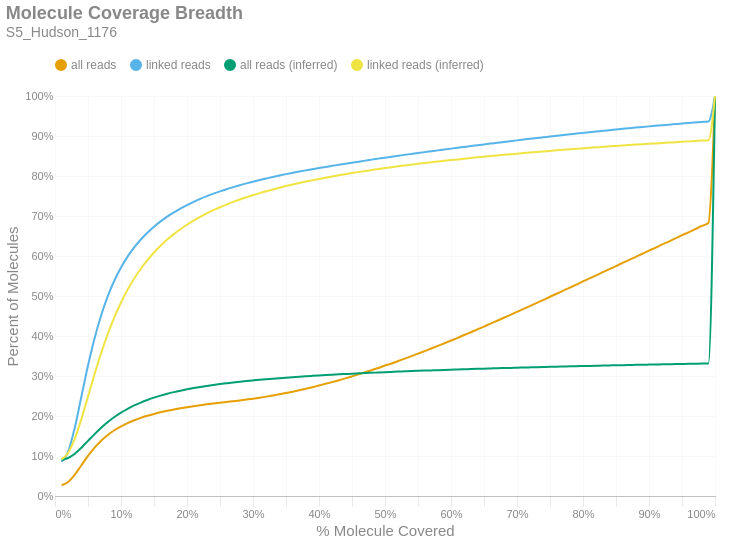

Source (notebook cell):
### Markdown cell above
### Molecule Read Coverage
This chart shows molecule coverage breadth as computed by the number of bases aligned to that molecule. In other words, "*how much of each unique long molecule is actually sequenced/aligned?*" Keep in mind there is a distinction between sequences and alignments, since some sequences belonging to a particular molecule may not align well and wouldn't appear in the alignment data. This chart also shows molecule coverage breadth as computed by the *inferred fragment* from which the aligned sequences originate. Unlike read coverage, this calculation takes into account the total insert size, including unsequenced gaps between the forward and reverse reads. Like the previous figures, these are cumulative percents.

### Code cell
if SKIPLR:
    print_html(f"Skipped")
else:
    binned_df = consolidated_hist(valids['coverage_bp'], mask, 0.01, True)
    binned_df_inf = consolidated_hist(valids['coverage_inserts'], mask, 0.01, True)
    binned_df = binned_df.with_columns(pl.lit(binned_df_inf['all reads (cumsum)']).alias('all reads (inferred)'))
    binned_df = binned_df.with_columns(pl.lit(binned_df_inf['linked reads (cumsum)']).alias('linked reads (inferred)'))
    binned_df = binned_df.with_columns(
        (pl.col('bin').cast(pl.Float64) + 0.01).alias('right_edge')
    )

    with SafeRender(binned_df):
        (
            density_plot(binned_df, 'Molecule Coverage Breadth', samplename, 'molcov', ['all reads (inferred)','linked reads (inferred)'])
            .encode(
                #x=alt.X('bin:Q', title="% Molecule Covered").axis(format = '%').scale(padding=0),
                x=alt.X('right_edge:Q', title="% Molecule Covered").axis(format='%').scale(padding=0),
                y=alt.Y('value:Q', title='Percent of Molecules')
                    .axis(format='%')
                    .stack(False)
                    .scale(domainMin=0, padding=0),
                color=alt.Color("key:N").scale(domain = ["all reads", "linked reads", "all reads (inferred)", "linked reads (inferred)"]),
                tooltip = [
                    alt.Tooltip("key:N", title = "Data Type"),
                    alt.Tooltip("range_label:N", title="% Molecule Covered"),
                    alt.Tooltip("value:Q", format = ".2%", title="% Molecules")
                ]
            )
        ).display()

### Figure 1 — Vega-Lite specification as saved in the notebook (floating-point values rounded to 4 significant figures)
{"width": "container", "height": 400, "config": {"title": {"anchor": "start", "dy": -15, "fontSize": 18, "color": "#888888", "subtitleColor": "#888888", "subtitleFontSize": 14}, "arc": {"fill": "#0072B2"}, "axis": {"domainColor": "#888888", "domainWidth": 0.5, "gridWidth": 0.2, "grid": false, "titleFontWeight": 400, "titleFontSize": 15, "labelFontSize": 11, "labelColor": "#888888", "tickColor": "#888888", "tickWidth": 0.2, "titleColor": "#888888"}, "axisBand": {"grid": false}, "axisX": {"grid": true, "tickSize": 10, "domainCap": "round"}, "axisY": {"domain": false, "grid": true, "tickSize": 0, "domainCap": "round"}, "background": "transparent", "header": {"labelFontSize": 15, "labelColor": "#888888", "titleFontSize": 15, "titleFontWeight": 600, "titleColor": "#888888"}, "legend": {"labelFont": "sans-serif", "labelFontSize": 12, "labelColor": "#888888", "symbolSize": 100, "symbolType": "circle", "titleFontSize": 12, "titlePadding": 10, "titleColor": "#888888", "title": null, "orient": "top"}, "range": {"category": ["#E69F00", "#56B4E9", "#009E73", "#F0E442", "#0072B2", "#D55E00", "#CC79A7", "#000000"], "diverging": ["#cfe8f3", "#a2d4ec", "#73bfe2", "#46abdb", "#1696d2", "#12719e"]}, "area": {"fill": "#0072B2", "fillOpacity": 0.7, "line": true, "strokeOpacity": 0.7}, "line": {"color": "#0072B2", "stroke": "#0072B2", "strokeWidth": 2}, "trail": {"color": "#0072B2", "stroke": "#0072B2", "strokeWidth": 0, "size": 1}, "point": {"filled": true, "fillOpacity": 1.0, "size": 95}, "text": {"color": "#888888", "fontSize": 11, "align": "right", "fontWeight": 400, "size": 11}, "bar": {"fill": "#0072B2", "stroke": null}, "view": {"stroke": null, "continuousWidth": 660, "continuousHeight": 400}}, "data": {"name": "data-5b6fa8b7fe46fcb26b722cd27d2383a2"}, "mark": {"type": "line", "interpolate": "monotone", "point": {"opacity": 0, "size": 275}}, "encoding": {"color": {"field": "key", "scale": {"domain": ["all reads", "linked reads", "all reads (inferred)", "linked reads (inferred)"]}, "type": "nominal"}, "tooltip": [{"field": "key", "title": "Data Type", "type": "nominal"}, {"field": "range_label", "title": "% Molecule Covered", "type": "nominal"}, {"field": "value", "format": ".2%", "title": "% Molecules", "type": "quantitative"}], "x": {"axis": {"format": "%"}, "field": "right_edge", "scale": {"padding": 0}, "title": "% Molecule Covered", "type": "quantitative"}, "y": {"axis": {"format": "%"}, "field": "value", "scale": {"domainMin": 0, "padding": 0}, "stack": false, "title": "Percent of Molecules", "type": "quantitative"}}, "params": [{"name": "param_c36ac31b6afebe62", "select": {"type": "point", "fields": ["key"]}, "bind": "legend"}], "title": {"text": "Molecule Coverage Breadth", "subtitle": "S5_Hudson_1176"}, "transform": [{"fold": ["all reads (cumsum)", "linked reads (cumsum)", "all reads (inferred)", "linked reads (inferred)"]}, {"calculate": "replace(datum.key, ' (cumsum)', '')", "as": "key"}, {"filter": {"param": "param_c36ac31b6afebe62"}}], "usermeta": {"embedOptions": {"downloadFileName": "S5_Hudson_1176.molcov"}}, "$schema": "https://vega.github.io/schema/vega-lite/v6.1.0.json", "datasets": {"data-5b6fa8b7fe46fcb26b722cd27d2383a2": [{"bin": "0.0", "interval": "0.0-0.01", "all reads": 0.02687, "linked reads": 0.08522, "all reads (cumsum)": 0.02687, "linked reads (cumsum)": 0.08522, "range_label": "0.0-0.01", "all reads (inferred)": 0.08957, "linked reads (inferred)": 0.09146, "right_edge": 0.01}, {"bin": "0.01", "interval": "0.01-0.02", "all reads": 0.008011, "linked reads": 0.02564, "all reads (cumsum)": 0.03489, "linked reads (cumsum)": 0.1109, "range_label": "0.01-0.02", "all reads (inferred)": 0.09496, "linked reads (inferred)": 0.1082, "right_edge": 0.02}, {"bin": "0.02", "interval": "0.02-0.03", "all reads": 0.01835, "linked reads": 0.06013, "all reads (cumsum)": 0.05324, "linked reads (cumsum)": 0.171, "range_label": "0.02-0.03", "all reads (inferred)": 0.1058, "linked reads (inferred)": 0.1432, "right_edge": 0.03}, {"bin": "0.03", "interval": "0.03-0.04", "all reads": 0.02359, "linked reads": 0.07784, "all reads (cumsum)": 0.07682, "linked reads (cumsum)": 0.2488, "range_label": "0.03-0.04", "all reads (inferred)": 0.1208, "linked reads (inferred)": 0.1927, "right_edge": 0.04}, {"bin": "0.04", "interval": "0.04-0.05", "all reads": 0.02336, "linked reads": 0.07728, "all reads (cumsum)": 0.1002, "linked reads (cumsum)": 0.3261, "range_label": "0.04-0.05", "all reads (inferred)": 0.1377, "linked reads (inferred)": 0.2488, "right_edge": 0.05}, {"bin": "0.05", "interval": "0.05-0.06", "all reads": 0.02059, "linked reads": 0.06825, "all reads (cumsum)": 0.1208, "linked reads (cumsum)": 0.3944, "range_label": "0.05-0.06", "all reads (inferred)": 0.1546, "linked reads (inferred)": 0.3049, "right_edge": 0.06}, {"bin": "0.06", "interval": "0.06-0.07", "all reads": 0.01739, "linked reads": 0.05764, "all reads (cumsum)": 0.1382, "linked reads (cumsum)": 0.452, "range_label": "0.06-0.07", "all reads (inferred)": 0.1704, "linked reads (inferred)": 0.3574, "right_edge": 0.07}, {"bin": "0.07", "interval": "0.07-0.08", "all reads": 0.01432, "linked reads": 0.04751, "all reads (cumsum)": 0.1525, "linked reads (cumsum)": 0.4995, "range_label": "0.07-0.08", "all reads (inferred)": 0.1848, "linked reads (inferred)": 0.4052, "right_edge": 0.08}, {"bin": "0.08", "interval": "0.08-0.09", "all reads": 0.01186, "linked reads": 0.03923, "all reads (cumsum)": 0.1644, "linked reads (cumsum)": 0.5387, "range_label": "0.08-0.09", "all reads (inferred)": 0.1974, "linked reads (inferred)": 0.4472, "right_edge": 0.09}, {"bin": "0.09", "interval": "0.09-0.1", "all reads": 0.0098, "linked reads": 0.0324, "all reads (cumsum)": 0.1742, "linked reads (cumsum)": 0.5711, "range_label": "0.09-0.1", "all reads (inferred)": 0.2083, "linked reads (inferred)": 0.4838, "right_edge": 0.1}, {"bin": "0.1", "interval": "0.1-0.11", "all reads": 0.008239, "linked reads": 0.02718, "all reads (cumsum)": 0.1824, "linked reads (cumsum)": 0.5983, "range_label": "0.1-0.11", "all reads (inferred)": 0.218, "linked reads (inferred)": 0.516, "right_edge": 0.11}, {"bin": "0.11", "interval": "0.11-0.12", "all reads": 0.006992, "linked reads": 0.02303, "all reads (cumsum)": 0.1894, "linked reads (cumsum)": 0.6214, "range_label": "0.11-0.12", "all reads (inferred)": 0.2263, "linked reads (inferred)": 0.5438, "right_edge": 0.12}, {"bin": "0.12", "interval": "0.12-0.13", "all reads": 0.006063, "linked reads": 0.01995, "all reads (cumsum)": 0.1954, "linked reads (cumsum)": 0.6413, "range_label": "0.12-0.13", "all reads (inferred)": 0.2336, "linked reads (inferred)": 0.5681, "right_edge": 0.13}, {"bin": "0.13", "interval": "0.13-0.14", "all reads": 0.005186, "linked reads": 0.01699, "all reads (cumsum)": 0.2006, "linked reads (cumsum)": 0.6583, "range_label": "0.13-0.14", "all reads (inferred)": 0.2401, "linked reads (inferred)": 0.5895, "right_edge": 0.14}, {"bin": "0.14", "interval": "0.14-0.15", "all reads": 0.004577, "linked reads": 0.01499, "all reads (cumsum)": 0.2052, "linked reads (cumsum)": 0.6733, "range_label": "0.14-0.15", "all reads (inferred)": 0.2458, "linked reads (inferred)": 0.6087, "right_edge": 0.15}, {"bin": "0.15", "interval": "0.15-0.16", "all reads": 0.004067, "linked reads": 0.01322, "all reads (cumsum)": 0.2093, "linked reads (cumsum)": 0.6865, "range_label": "0.15-0.16", "all reads (inferred)": 0.2509, "linked reads (inferred)": 0.6257, "right_edge": 0.16}, {"bin": "0.16", "interval": "0.16-0.17", "all reads": 0.003663, "linked reads": 0.01187, "all reads (cumsum)": 0.2129, "linked reads (cumsum)": 0.6984, "range_label": "0.16-0.17", "all reads (inferred)": 0.2555, "linked reads (inferred)": 0.6409, "right_edge": 0.17}, {"bin": "0.17", "interval": "0.17-0.18", "all reads": 0.003303, "linked reads": 0.01061, "all reads (cumsum)": 0.2162, "linked reads (cumsum)": 0.709, "range_label": "0.17-0.18", "all reads (inferred)": 0.2596, "linked reads (inferred)": 0.6547, "right_edge": 0.18}, {"bin": "0.18", "interval": "0.18-0.19", "all reads": 0.00304, "linked reads": 0.009687, "all reads (cumsum)": 0.2193, "linked reads (cumsum)": 0.7187, "range_label": "0.18-0.19", "all reads (inferred)": 0.2633, "linked reads (inferred)": 0.6669, "right_edge": 0.19}, {"bin": "0.19", "interval": "0.19-0.2", "all reads": 0.002779, "linked reads": 0.00878, "all reads (cumsum)": 0.2221, "linked reads (cumsum)": 0.7275, "range_label": "0.19-0.2", "all reads (inferred)": 0.2667, "linked reads (inferred)": 0.6782, "right_edge": 0.2}, {"bin": "0.2", "interval": "0.2-0.21", "all reads": 0.002563, "linked reads": 0.007976, "all reads (cumsum)": 0.2246, "linked reads (cumsum)": 0.7354, "range_label": "0.2-0.21", "all reads (inferred)": 0.2698, "linked reads (inferred)": 0.6884, "right_edge": 0.21}, {"bin": "0.21", "interval": "0.21-0.22", "all reads": 0.002397, "linked reads": 0.007367, "all reads (cumsum)": 0.227, "linked reads (cumsum)": 0.7428, "range_label": "0.21-0.22", "all reads (inferred)": 0.2726, "linked reads (inferred)": 0.6978, "right_edge": 0.22}, {"bin": "0.22", "interval": "0.22-0.23", "all reads": 0.002244, "linked reads": 0.006758, "all reads (cumsum)": 0.2293, "linked reads (cumsum)": 0.7496, "range_label": "0.22-0.23", "all reads (inferred)": 0.2753, "linked reads (inferred)": 0.7065, "right_edge": 0.23}, {"bin": "0.23", "interval": "0.23-0.24", "all reads": 0.002094, "linked reads": 0.006241, "all reads (cumsum)": 0.2314, "linked reads (cumsum)": 0.7558, "range_label": "0.23-0.24", "all reads (inferred)": 0.2777, "linked reads (inferred)": 0.7145, "right_edge": 0.24}, {"bin": "0.24", "interval": "0.24-0.25", "all reads": 0.001997, "linked reads": 0.005757, "all reads (cumsum)": 0.2334, "linked reads (cumsum)": 0.7616, "range_label": "0.24-0.25", "all reads (inferred)": 0.2799, "linked reads (inferred)": 0.7218, "right_edge": 0.25}, {"bin": "0.25", "interval": "0.25-0.26", "all reads": 0.001905, "linked reads": 0.005428, "all reads (cumsum)": 0.2353, "linked reads (cumsum)": 0.767, "range_label": "0.25-0.26", "all reads (inferred)": 0.2819, "linked reads (inferred)": 0.7287, "right_edge": 0.26}, {"bin": "0.26", "interval": "0.26-0.27", "all reads": 0.001862, "linked reads": 0.005049, "all reads (cumsum)": 0.2371, "linked reads (cumsum)": 0.772, "range_label": "0.26-0.27", "all reads (inferred)": 0.2839, "linked reads (inferred)": 0.7353, "right_edge": 0.27}, {"bin": "0.27", "interval": "0.27-0.28", "all reads": 0.001922, "linked reads": 0.004896, "all reads (cumsum)": 0.239, "linked reads (cumsum)": 0.7769, "range_label": "0.27-0.28", "all reads (inferred)": 0.2858, "linked reads (inferred)": 0.7413, "right_edge": 0.28}, {"bin": "0.28", "interval": "0.28-0.29", "all reads": 0.002041, "linked reads": 0.00457, "all reads (cumsum)": 0.2411, "linked reads (cumsum)": 0.7815, "range_label": "0.28-0.29", "all reads (inferred)": 0.2875, "linked reads (inferred)": 0.7469, "right_edge": 0.29}, {"bin": "0.29", "interval": "0.29-0.3", "all reads": 0.00225, "linked reads": 0.004354, "all reads (cumsum)": 0.2433, "linked reads (cumsum)": 0.7858, "range_label": "0.29-0.3", "all reads (inferred)": 0.289, "linked reads (inferred)": 0.7521, "right_edge": 0.3}, {"bin": "0.3", "interval": "0.3-0.31", "all reads": 0.002473, "linked reads": 0.004126, "all reads (cumsum)": 0.2458, "linked reads (cumsum)": 0.79, "range_label": "0.3-0.31", "all reads (inferred)": 0.2906, "linked reads (inferred)": 0.7572, "right_edge": 0.31}, {"bin": "0.31", "interval": "0.31-0.32", "all reads": 0.002625, "linked reads": 0.003874, "all reads (cumsum)": 0.2484, "linked reads (cumsum)": 0.7938, "range_label": "0.31-0.32", "all reads (inferred)": 0.292, "linked reads (inferred)": 0.7619, "right_edge": 0.32}, {"bin": "0.32", "interval": "0.32-0.33", "all reads": 0.002871, "linked reads": 0.003795, "all reads (cumsum)": 0.2513, "linked reads (cumsum)": 0.7976, "range_label": "0.32-0.33", "all reads (inferred)": 0.2933, "linked reads (inferred)": 0.7664, "right_edge": 0.33}, {"bin": "0.33", "interval": "0.33-0.34", "all reads": 0.003, "linked reads": 0.003618, "all reads (cumsum)": 0.2543, "linked reads (cumsum)": 0.8013, "range_label": "0.33-0.34", "all reads (inferred)": 0.2947, "linked reads (inferred)": 0.7707, "right_edge": 0.34}, {"bin": "0.34", "interval": "0.34-0.35", "all reads": 0.003238, "linked reads": 0.003427, "all reads (cumsum)": 0.2575, "linked reads (cumsum)": 0.8047, "range_label": "0.34-0.35", "all reads (inferred)": 0.2959, "linked reads (inferred)": 0.7748, "right_edge": 0.35}, {"bin": "0.35", "interval": "0.35-0.36", "all reads": 0.003291, "linked reads": 0.003181, "all reads (cumsum)": 0.2608, "linked reads (cumsum)": 0.8079, "range_label": "0.35-0.36", "all reads (inferred)": 0.2971, "linked reads (inferred)": 0.7787, "right_edge": 0.36}, {"bin": "0.36", "interval": "0.36-0.37", "all reads": 0.003567, "linked reads": 0.003131, "all reads (cumsum)": 0.2644, "linked reads (cumsum)": 0.811, "range_label": "0.36-0.37", "all reads (inferred)": 0.2982, "linked reads (inferred)": 0.7825, "right_edge": 0.37}, {"bin": "0.37", "interval": "0.37-0.38", "all reads": 0.003754, "linked reads": 0.003059, "all reads (cumsum)": 0.2682, "linked reads (cumsum)": 0.8141, "range_label": "0.37-0.38", "all reads (inferred)": 0.2993, "linked reads (inferred)": 0.7861, "right_edge": 0.38}, {"bin": "0.38", "interval": "0.38-0.39", "all reads": 0.00394, "linked reads": 0.003015, "all reads (cumsum)": 0.2721, "linked reads (cumsum)": 0.8171, "range_label": "0.38-0.39", "all reads (inferred)": 0.3003, "linked reads (inferred)": 0.7895, "right_edge": 0.39}, {"bin": "0.39", "interval": "0.39-0.4", "all reads": 0.004167, "linked reads": 0.002906, "all reads (cumsum)": 0.2763, "linked reads (cumsum)": 0.82, "range_label": "0.39-0.4", "all reads (inferred)": 0.3013, "linked reads (inferred)": 0.7927, "right_edge": 0.4}, {"bin": "0.4", "interval": "0.4-0.41", "all reads": 0.004136, "linked reads": 0.002707, "all reads (cumsum)": 0.2804, "linked reads (cumsum)": 0.8227, "range_label": "0.4-0.41", "all reads (inferred)": 0.3023, "linked reads (inferred)": 0.7959, "right_edge": 0.41}, {"bin": "0.41", "interval": "0.41-0.42", "all reads": 0.004331, "linked reads": 0.002679, "all reads (cumsum)": 0.2847, "linked reads (cumsum)": 0.8254, "range_label": "0.41-0.42", "all reads (inferred)": 0.3032, "linked reads (inferred)": 0.799, "right_edge": 0.42}, {"bin": "0.42", "interval": "0.42-0.43", "all reads": 0.004638, "linked reads": 0.00271, "all reads (cumsum)": 0.2894, "linked reads (cumsum)": 0.8281, "range_label": "0.42-0.43", "all reads (inferred)": 0.3041, "linked reads (inferred)": 0.8019, "right_edge": 0.43}, {"bin": "0.43", "interval": "0.43-0.44", "all reads": 0.004709, "linked reads": 0.002642, "all reads (cumsum)": 0.2941, "linked reads (cumsum)": 0.8307, "range_label": "0.43-0.44", "all reads (inferred)": 0.305, "linked reads (inferred)": 0.8047, "right_edge": 0.44}, {"bin": "0.44", "interval": "0.44-0.45", "all reads": 0.004976, "linked reads": 0.002582, "all reads (cumsum)": 0.299, "linked reads (cumsum)": 0.8333, "range_label": "0.44-0.45", "all reads (inferred)": 0.3058, "linked reads (inferred)": 0.8074, "right_edge": 0.45}, {"bin": "0.45", "interval": "0.45-0.46", "all reads": 0.005071, "linked reads": 0.002542, "all reads (cumsum)": 0.3041, "linked reads (cumsum)": 0.8358, "range_label": "0.45-0.46", "all reads (inferred)": 0.3066, "linked reads (inferred)": 0.81, "right_edge": 0.46}, {"bin": "0.46", "interval": "0.46-0.47", "all reads": 0.005212, "linked reads": 0.002624, "all reads (cumsum)": 0.3093, "linked reads (cumsum)": 0.8385, "range_label": "0.46-0.47", "all reads (inferred)": 0.3074, "linked reads (inferred)": 0.8126, "right_edge": 0.47}, {"bin": "0.47", "interval": "0.47-0.48", "all reads": 0.005426, "linked reads": 0.002462, "all reads (cumsum)": 0.3148, "linked reads (cumsum)": 0.8409, "range_label": "0.47-0.48", "all reads (inferred)": 0.3081, "linked reads (inferred)": 0.815, "right_edge": 0.48}, {"bin": "0.48", "interval": "0.48-0.49", "all reads": 0.005339, "linked reads": 0.00249, "all reads (cumsum)": 0.3201, "linked reads (cumsum)": 0.8434, "range_label": "0.48-0.49", "all reads (inferred)": 0.3089, "linked reads (inferred)": 0.8174, "right_edge": 0.49}, {"bin": "0.49", "interval": "0.49-0.5", "all reads": 0.006041, "linked reads": 0.002477, "all reads (cumsum)": 0.3261, "linked reads (cumsum)": 0.8459, "range_label": "0.49-0.5", "all reads (inferred)": 0.3096, "linked reads (inferred)": 0.8198, "right_edge": 0.5}, {"bin": "0.5", "interval": "0.5-0.51", "all reads": 0.005281, "linked reads": 0.002245, "all reads (cumsum)": 0.3314, "linked reads (cumsum)": 0.8481, "range_label": "0.5-0.51", "all reads (inferred)": 0.3103, "linked reads (inferred)": 0.822, "right_edge": 0.51}, {"bin": "0.51", "interval": "0.51-0.52", "all reads": 0.006075, "linked reads": 0.002422, "all reads (cumsum)": 0.3375, "linked reads (cumsum)": 0.8506, "range_label": "0.51-0.52", "all reads (inferred)": 0.3109, "linked reads (inferred)": 0.8242, "right_edge": 0.52}, {"bin": "0.52", "interval": "0.52-0.53", "all reads": 0.005923, "linked reads": 0.002288, "all reads (cumsum)": 0.3434, "linked reads (cumsum)": 0.8529, "range_label": "0.52-0.53", "all reads (inferred)": 0.3116, "linked reads (inferred)": 0.8263, "right_edge": 0.53}, {"bin": "0.53", "interval": "0.53-0.54", "all reads": 0.006194, "linked reads": 0.002274, "all reads (cumsum)": 0.3496, "linked reads (cumsum)": 0.8551, "range_label": "0.53-0.54", "all reads (inferred)": 0.3122, "linked reads (inferred)": 0.8283, "right_edge": 0.54}, {"bin": "0.54", "interval": "0.54-0.55", "all reads": 0.006219, "linked reads": 0.002286, "all reads (cumsum)": 0.3558, "linked reads (cumsum)": 0.8574, "range_label": "0.54-0.55", "all reads (inferred)": 0.3129, "linked reads (inferred)": 0.8304, "right_edge": 0.55}, {"bin": "0.55", "interval": "0.55-0.56", "all reads": 0.006438, "linked reads": 0.002257, "all reads (cumsum)": 0.3623, "linked reads (cumsum)": 0.8597, "range_label": "0.55-0.56", "all reads (inferred)": 0.3135, "linked reads (inferred)": 0.8324, "right_edge": 0.56}, {"bin": "0.56", "interval": "0.56-0.57", "all reads": 0.006482, "linked reads": 0.002194, "all reads (cumsum)": 0.3688, "linked reads (cumsum)": 0.8619, "range_label": "0.56-0.57", "all reads (inferred)": 0.3141, "linked reads (inferred)": 0.8343, "right_edge": 0.57}, {"bin": "0.57", "interval": "0.57-0.58", "all reads": 0.006422, "linked reads": 0.00219, "all reads (cumsum)": 0.3752, "linked reads (cumsum)": 0.8641, "range_label": "0.57-0.58", "all reads (inferred)": 0.3146, "linked reads (inferred)": 0.8362, "right_edge": 0.58}, {"bin": "0.58", "interval": "0.58-0.59", "all reads": 0.006711, "linked reads": 0.002239, "all reads (cumsum)": 0.3819, "linked reads (cumsum)": 0.8663, "range_label": "0.58-0.59", "all reads (inferred)": 0.3152, "linked reads (inferred)": 0.838, "right_edge": 0.59}, {"bin": "0.59", "interval": "0.59-0.6", "all reads": 0.006782, "linked reads": 0.002152, "all reads (cumsum)": 0.3887, "linked reads (cumsum)": 0.8684, "range_label": "0.59-0.6", "all reads (inferred)": 0.3157, "linked reads (inferred)": 0.8397, "right_edge": 0.6}, {"bin": "0.6", "interval": "0.6-0.61", "all reads": 0.006604, "linked reads": 0.002083, "all reads (cumsum)": 0.3953, "linked reads (cumsum)": 0.8705, "range_label": "0.6-0.61", "all reads (inferred)": 0.3163, "linked reads (inferred)": 0.8415, "right_edge": 0.61}, {"bin": "0.61", "interval": "0.61-0.62", "all reads": 0.007168, "linked reads": 0.002167, "all reads (cumsum)": 0.4024, "linked reads (cumsum)": 0.8727, "range_label": "0.61-0.62", "all reads (inferred)": 0.3168, "linked reads (inferred)": 0.8432, "right_edge": 0.62}, {"bin": "0.62", "interval": "0.62-0.63", "all reads": 0.006953, "linked reads": 0.002083, "all reads (cumsum)": 0.4094, "linked reads (cumsum)": 0.8748, "range_label": "0.62-0.63", "all reads (inferred)": 0.3174, "linked reads (inferred)": 0.8449, "right_edge": 0.63}, {"bin": "0.63", "interval": "0.63-0.64", "all reads": 0.0071, "linked reads": 0.002066, "all reads (cumsum)": 0.4165, "linked reads (cumsum)": 0.8768, "range_label": "0.63-0.64", "all reads (inferred)": 0.3179, "linked reads (inferred)": 0.8466, "right_edge": 0.64}, {"bin": "0.64", "interval": "0.64-0.65", "all reads": 0.007076, "linked reads": 0.00206, "all reads (cumsum)": 0.4236, "linked reads (cumsum)": 0.8789, "range_label": "0.64-0.65", "all reads (inferred)": 0.3184, "linked reads (inferred)": 0.8483, "right_edge": 0.65}, {"bin": "0.65", "interval": "0.65-0.66", "all reads": 0.007445, "linked reads": 0.002107, "all reads (cumsum)": 0.431, "linked reads (cumsum)": 0.881, "range_label": "0.65-0.66", "all reads (inferred)": 0.3189, "linked reads (inferred)": 0.8499, "right_edge": 0.66}, {"bin": "0.66", "interval": "0.66-0.67", "all reads": 0.007154, "linked reads": 0.002014, "all reads (cumsum)": 0.4382, "linked reads (cumsum)": 0.883, "range_label": "0.66-0.67", "all reads (inferred)": 0.3194, "linked reads (inferred)": 0.8515, "right_edge": 0.67}, {"bin": "0.67", "interval": "0.67-0.68", "all reads": 0.007434, "linked reads": 0.00205, "all reads (cumsum)": 0.4456, "linked reads (cumsum)": 0.8851, "range_label": "0.67-0.68", "all reads (inferred)": 0.3198, "linked reads (inferred)": 0.8529, "right_edge": 0.68}, {"bin": "0.68", "interval": "0.68-0.69", "all reads": 0.00718, "linked reads": 0.001998, "all reads (cumsum)": 0.4528, "linked reads (cumsum)": 0.8871, "range_label": "0.68-0.69", "all reads (inferred)": 0.3203, "linked reads (inferred)": 0.8544, "right_edge": 0.69}, {"bin": "0.69", "interval": "0.69-0.7", "all reads": 0.007515, "linked reads": 0.002003, "all reads (cumsum)": 0.4603, "linked reads (cumsum)": 0.8891, "range_label": "0.69-0.7", "all reads (inferred)": 0.3207, "linked reads (inferred)": 0.8558, "right_edge": 0.7}, {"bin": "0.7", "interval": "0.7-0.71", "all reads": 0.007365, "linked reads": 0.002014, "all reads (cumsum)": 0.4677, "linked reads (cumsum)": 0.8911, "range_label": "0.7-0.71", "all reads (inferred)": 0.3212, "linked reads (inferred)": 0.8572, "right_edge": 0.71}, {"bin": "0.71", "interval": "0.71-0.72", "all reads": 0.007517, "linked reads": 0.001914, "all reads (cumsum)": 0.4752, "linked reads (cumsum)": 0.893, "range_label": "0.71-0.72", "all reads (inferred)": 0.3216, "linked reads (inferred)": 0.8586, "right_edge": 0.72}, {"bin": "0.72", "interval": "0.72-0.73", "all reads": 0.007572, "linked reads": 0.001933, "all reads (cumsum)": 0.4827, "linked reads (cumsum)": 0.8949, "range_label": "0.72-0.73", "all reads (inferred)": 0.322, "linked reads (inferred)": 0.86, "right_edge": 0.73}, {"bin": "0.73", "interval": "0.73-0.74", "all reads": 0.007411, "linked reads": 0.001858, "all reads (cumsum)": 0.4902, "linked reads (cumsum)": 0.8968, "range_label": "0.73-0.74", "all reads (inferred)": 0.3225, "linked reads (inferred)": 0.8614, "right_edge": 0.74}, {"bin": "0.74", "interval": "0.74-0.75", "all reads": 0.007991, "linked reads": 0.001965, "all reads (cumsum)": 0.4981, "linked reads (cumsum)": 0.8988, "range_label": "0.74-0.75", "all reads (inferred)": 0.3229, "linked reads (inferred)": 0.8628, "right_edge": 0.75}, {"bin": "0.75", "interval": "0.75-0.76", "all reads": 0.007427, "linked reads": 0.001845, "all reads (cumsum)": 0.5056, "linked reads (cumsum)": 0.9006, "range_label": "0.75-0.76", "all reads (inferred)": 0.3233, "linked reads (inferred)": 0.8641, "right_edge": 0.76}, {"bin": "0.76", "interval": "0.76-0.77", "all reads": 0.007638, "linked reads": 0.001817, "all reads (cumsum)": 0.5132, "linked reads (cumsum)": 0.9024, "range_label": "0.76-0.77", "all reads (inferred)": 0.3237, "linked reads (inferred)": 0.8654, "right_edge": 0.77}, {"bin": "0.77", "interval": "0.77-0.78", "all reads": 0.007698, "linked reads": 0.001867, "all reads (cumsum)": 0.5209, "linked reads (cumsum)": 0.9043, "range_label": "0.77-0.78", "all reads (inferred)": 0.3241, "linked reads (inferred)": 0.8667, "right_edge": 0.78}, {"bin": "0.78", "interval": "0.78-0.79", "all reads": 0.007634, "linked reads": 0.001736, "all reads (cumsum)": 0.5285, "linked reads (cumsum)": 0.906, "range_label": "0.78-0.79", "all reads (inferred)": 0.3245, "linked reads (inferred)": 0.868, "right_edge": 0.79}, {"bin": "0.79", "interval": "0.79-0.8", "all reads": 0.008056, "linked reads": 0.001793, "all reads (cumsum)": 0.5366, "linked reads (cumsum)": 0.9078, "range_label": "0.79-0.8", "all reads (inferred)": 0.3249, "linked reads (inferred)": 0.8692, "right_edge": 0.8}, {"bin": "0.8", "interval": "0.8-0.81", "all reads": 0.00742, "linked reads": 0.001673, "all reads (cumsum)": 0.544, "linked reads (cumsum)": 0.9095, "range_label": "0.8-0.81", "all reads (inferred)": 0.3253, "linked reads (inferred)": 0.8704, "right_edge": 0.81}, {"bin": "0.81", "interval": "0.81-0.82", "all reads": 0.007633, "linked reads": 0.001708, "all reads (cumsum)": 0.5517, "linked reads (cumsum)": 0.9112, "range_label": "0.81-0.82", "all reads (inferred)": 0.3257, "linked reads (inferred)": 0.8716, "right_edge": 0.82}, {"bin": "0.82", "interval": "0.82-0.83", "all reads": 0.007803, "linked reads": 0.001724, "all reads (cumsum)": 0.5595, "linked reads (cumsum)": 0.9129, "range_label": "0.82-0.83", "all reads (inferred)": 0.326, "linked reads (inferred)": 0.8728, "right_edge": 0.83}, {"bin": "0.83", "interval": "0.83-0.84", "all reads": 0.00769, "linked reads": 0.001705, "all reads (cumsum)": 0.5671, "linked reads (cumsum)": 0.9146, "range_label": "0.83-0.84", "all reads (inferred)": 0.3264, "linked reads (inferred)": 0.8741, "right_edge": 0.84}, {"bin": "0.84", "interval": "0.84-0.85", "all reads": 0.007621, "linked reads": 0.001638, "all reads (cumsum)": 0.5748, "linked reads (cumsum)": 0.9163, "range_label": "0.84-0.85", "all reads (inferred)": 0.3268, "linked reads (inferred)": 0.8752, "right_edge": 0.85}, {"bin": "0.85", "interval": "0.85-0.86", "all reads": 0.007815, "linked reads": 0.001664, "all reads (cumsum)": 0.5826, "linked reads (cumsum)": 0.9179, "range_label": "0.85-0.86", "all reads (inferred)": 0.3272, "linked reads (inferred)": 0.8764, "right_edge": 0.86}, {"bin": "0.86", "interval": "0.86-0.87", "all reads": 0.007629, "linked reads": 0.001579, "all reads (cumsum)": 0.5902, "linked reads (cumsum)": 0.9195, "range_label": "0.86-0.87", "all reads (inferred)": 0.3275, "linked reads (inferred)": 0.8774, "right_edge": 0.87}, {"bin": "0.87", "interval": "0.87-0.88", "all reads": 0.0078, "linked reads": 0.001548, "all reads (cumsum)": 0.598, "linked reads (cumsum)": 0.9211, "range_label": "0.87-0.88", "all reads (inferred)": 0.3278, "linked reads (inferred)": 0.8785, "right_edge": 0.88}, {"bin": "0.88", "interval": "0.88-0.89", "all reads": 0.007598, "linked reads": 0.001519, "all reads (cumsum)": 0.6056, "linked reads (cumsum)": 0.9226, "range_label": "0.88-0.89", "all reads (inferred)": 0.3282, "linked reads (inferred)": 0.8796, "right_edge": 0.89}, {"bin": "0.89", "interval": "0.89-0.9", "all reads": 0.007873, "linked reads": 0.00148, "all reads (cumsum)": 0.6135, "linked reads (cumsum)": 0.9241, "range_label": "0.89-0.9", "all reads (inferred)": 0.3285, "linked reads (inferred)": 0.8806, "right_edge": 0.9}, {"bin": "0.9", "interval": "0.9-0.91", "all reads": 0.00728, "linked reads": 0.001453, "all reads (cumsum)": 0.6208, "linked reads (cumsum)": 0.9255, "range_label": "0.9-0.91", "all reads (inferred)": 0.3288, "linked reads (inferred)": 0.8815, "right_edge": 0.91}, {"bin": "0.91", "interval": "0.91-0.92", "all reads": 0.008259, "linked reads": 0.001475, "all reads (cumsum)": 0.629, "linked reads (cumsum)": 0.927, "range_label": "0.91-0.92", "all reads (inferred)": 0.3291, "linked reads (inferred)": 0.8826, "right_edge": 0.92}, {"bin": "0.92", "interval": "0.92-0.93", "all reads": 0.007051, "linked reads": 0.001347, "all reads (cumsum)": 0.6361, "linked reads (cumsum)": 0.9283, "range_label": "0.92-0.93", "all reads (inferred)": 0.3295, "linked reads (inferred)": 0.8836, "right_edge": 0.93}, {"bin": "0.93", "interval": "0.93-0.94", "all reads": 0.007777, "linked reads": 0.001443, "all reads (cumsum)": 0.6439, "linked reads (cumsum)": 0.9298, "range_label": "0.93-0.94", "all reads (inferred)": 0.3298, "linked reads (inferred)": 0.8846, "right_edge": 0.94}, {"bin": "0.94", "interval": "0.94-0.95", "all reads": 0.008187, "linked reads": 0.001435, "all reads (cumsum)": 0.652, "linked reads (cumsum)": 0.9312, "range_label": "0.94-0.95", "all reads (inferred)": 0.3301, "linked reads (inferred)": 0.8856, "right_edge": 0.95}, {"bin": "0.95", "interval": "0.95-0.96", "all reads": 0.00696, "linked reads": 0.001441, "all reads (cumsum)": 0.659, "linked reads (cumsum)": 0.9326, "range_label": "0.95-0.96", "all reads (inferred)": 0.3305, "linked reads (inferred)": 0.8866, "right_edge": 0.96}, {"bin": "0.96", "interval": "0.96-0.97", "all reads": 0.008017, "linked reads": 0.001283, "all reads (cumsum)": 0.667, "linked reads (cumsum)": 0.9339, "range_label": "0.96-0.97", "all reads (inferred)": 0.3308, "linked reads (inferred)": 0.8875, "right_edge": 0.97}, {"bin": "0.97", "interval": "0.97-0.98", "all reads": 0.008113, "linked reads": 0.001239, "all reads (cumsum)": 0.6751, "linked reads (cumsum)": 0.9352, "range_label": "0.97-0.98", "all reads (inferred)": 0.3311, "linked reads (inferred)": 0.8885, "right_edge": 0.98}, {"bin": "0.98", "interval": "0.98-0.99", "all reads": 0.00729, "linked reads": 0.001297, "all reads (cumsum)": 0.6824, "linked reads (cumsum)": 0.9365, "range_label": "0.98-0.99", "all reads (inferred)": 0.3314, "linked reads (inferred)": 0.8893, "right_edge": 0.99}, {"bin": "0.99", "interval": "0.99-1.0", "all reads": 0.3176, "linked reads": 0.06353, "all reads (cumsum)": 1.0, "linked reads (cumsum)": 1.0, "range_label": "0.99-1.0", "all reads (inferred)": 1.0, "linked reads (inferred)": 1.0, "right_edge": 1.0}]}}
